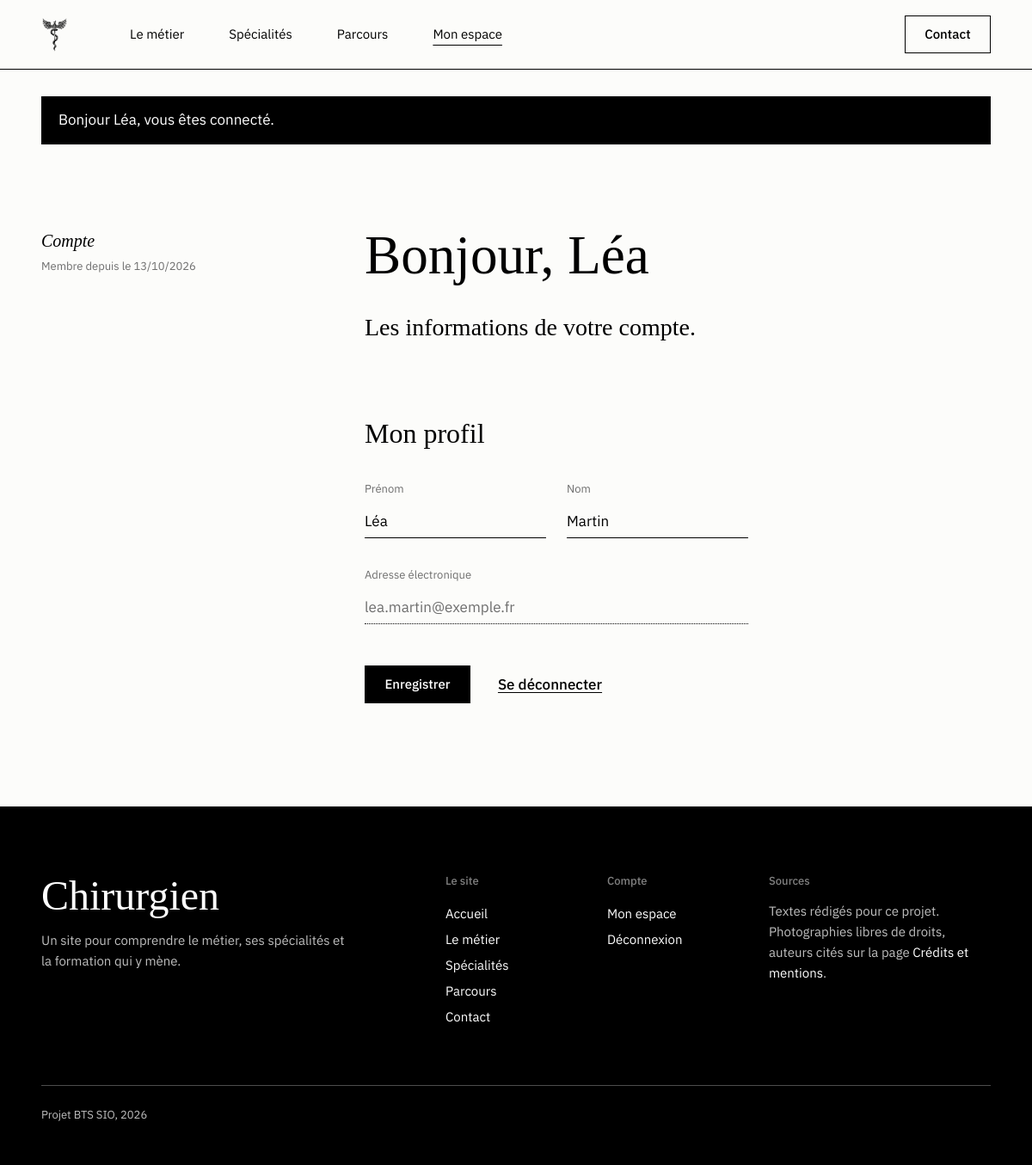
The page /pages/espace.php (signed in) on the database its author committed.
### tables this page shows
CREATE TABLE utilisateur (
    id_utilisateur   SERIAL,
    prenom           VARCHAR(50)  NOT NULL,
    nom              VARCHAR(50)  NOT NULL,
    email            VARCHAR(150) NOT NULL,
    mot_de_passe     VARCHAR(255) NOT NULL,
    date_inscription DATETIME     NOT NULL DEFAULT CURRENT_TIMESTAMP,
    CONSTRAINT pk_utilisateur       PRIMARY KEY (id_utilisateur),
    CONSTRAINT uq_utilisateur_email UNIQUE (email),
    CONSTRAINT ck_utilisateur_email CHECK (email LIKE '%_@_%._%')
);

### pages/espace.php (the view, shortened to what this page needs)
<?php
require_once '../includes/db.php';
$id_utilisateur = $_SESSION['id_utilisateur'];
$erreurs = [];
$requete = $pdo->prepare('SELECT prenom, nom, email, date_inscription FROM utilisateur WHERE id_utilisateur = :id');
$requete->execute(['id' => $id_utilisateur]);
$profil = $requete->fetch();
$date_inscription = date('d/m/Y', strtotime($profil['date_inscription']));
include '../includes/header.php';
?>
<section class="page-entete">
    <div class="conteneur-site">
        <div class="row">
            <div class="col-lg-3">
                <p class="planche-numero">Compte</p>
                <p class="planche-legende">Membre depuis le <?= $date_inscription ?></p>
            </div>
            <div class="col-lg-8 offset-lg-1">
                <h1 class="page-titre">Bonjour, <?= htmlspecialchars($profil['prenom']) ?></h1>
                <p class="texte-chapeau">Les informations de votre compte.</p>
            </div>
        </div>
    </div>
</section>
<section class="planche planche-serree" aria-labelledby="profil-titre">
    <div class="conteneur-site">
        <div class="row">
            <div class="col-lg-5 offset-lg-4">
                <h2 class="titre-sous-section" id="profil-titre">Mon profil</h2>
                <form class="formulaire" method="post" action="espace.php" novalidate>
                    <div class="row">
                        <div class="col-md-6 formulaire-champ">
                            <label class="form-label" for="prenom">Prénom</label>
                            <input class="form-control<?= isset($erreurs['prenom']) ? ' is-invalid' : '' ?>"
                                   type="text" id="prenom" name="prenom" maxlength="50" required
                                   value="<?= htmlspecialchars($profil['prenom']) ?>">
                        </div>
                        <div class="col-md-6 formulaire-champ">
                            <label class="form-label" for="nom">Nom</label>
                            <input class="form-control<?= isset($erreurs['nom']) ? ' is-invalid' : '' ?>"
                                   type="text" id="nom" name="nom" maxlength="50" required
                                   value="<?= htmlspecialchars($profil['nom']) ?>">
                        </div>
                    </div>
                    <div class="formulaire-champ">
                        <label class="form-label" for="email-lecture">Adresse électronique</label>
                        <input class="form-control" type="email" id="email-lecture"
                               value="<?= htmlspecialchars($profil['email']) ?>" readonly>
                    </div>
                    <div class="fiche-actions">
                        <button class="btn btn-plein" type="submit">Enregistrer</button>
                        <a class="lien-texte" href="deconnexion.php">Se déconnecter</a>
                    </div>
                </form>
            </div>
        </div>
    </div>
</section>
<?php include '../includes/footer.php'; ?>

### css/style.css (style rules this page uses)
:root { --couleur-fond: #fcfcfa; --couleur-encre: #000000; --couleur-texte: #1f1f1f; --couleur-gris: #6e6e6e; --couleur-blanc: #ffffff; --couleur-erreur: #b3261e; --couleur-gris-clair: #e6e6e3; --voile-hero: rgba(0, 0, 0, 0.4); --police-titre: "Instrument Serif", Georgia, "Times New Roman", serif; --police-texte: "IBM Plex Sans", "Helvetica Neue", Arial, sans-serif; --taille-legende: 0.8125rem; --taille-texte: 1.0625rem; --taille-chapeau: clamp(1.375rem, 1.1rem + 1vw, 1.75rem); --taille-titre: clamp(2.25rem, 1.4rem + 3.4vw, 4rem); --taille-hero: clamp(4.5rem, 17vw, 15rem); --marge-laterale: clamp(1.25rem, 4vw, 3.5rem); --espace-section: clamp(5rem, 10vw, 9rem); --hauteur-entete: 5rem; --filet: 1px solid var(--couleur-encre); }
:root { --bs-body-bg: var(--couleur-fond); --bs-body-color: var(--couleur-texte); --bs-body-font-family: var(--police-texte); --bs-body-font-size: var(--taille-texte); --bs-body-line-height: 1.6; --bs-emphasis-color: var(--couleur-encre); --bs-secondary-color: var(--couleur-gris); --bs-link-color: var(--couleur-encre); --bs-link-color-rgb: 0, 0, 0; --bs-link-hover-color: var(--couleur-encre); --bs-link-hover-color-rgb: 0, 0, 0; --bs-border-color: var(--couleur-encre); --bs-border-radius: 0; --bs-border-radius-sm: 0; --bs-border-radius-lg: 0; --bs-box-shadow: none; --bs-focus-ring-color: rgba(0, 0, 0, 0.35); }
html { scroll-behavior: smooth; }
body { -webkit-font-smoothing: antialiased; }
h1, h2, h3 { font-family: var(--police-titre); font-weight: 400; color: var(--couleur-encre); line-height: 1.05; }
p { max-width: 38em; }
a { text-underline-offset: 0.2em; text-decoration-thickness: 1px; }
.conteneur-site { width: 100%; max-width: 90rem; margin-inline: auto; padding-inline: var(--marge-laterale); }
.btn { --bs-btn-font-family: var(--police-texte); --bs-btn-font-size: 0.9375rem; --bs-btn-font-weight: 500; --bs-btn-padding-x: 1.4rem; --bs-btn-padding-y: 0.6rem; --bs-btn-border-width: 1px; --bs-btn-border-radius: 0; --bs-btn-box-shadow: none; transition: background-color 0.2s ease, color 0.2s ease; }
.btn-plein { --bs-btn-color: var(--couleur-blanc); --bs-btn-bg: var(--couleur-encre); --bs-btn-border-color: var(--couleur-encre); --bs-btn-hover-color: var(--couleur-encre); --bs-btn-hover-bg: transparent; --bs-btn-hover-border-color: var(--couleur-encre); --bs-btn-active-color: var(--couleur-encre); --bs-btn-active-bg: transparent; }
.lien-texte { color: var(--couleur-encre); font-weight: 500; }
.planche { padding-block: var(--espace-section); scroll-margin-top: var(--hauteur-entete); }
.planche-numero { font-family: var(--police-titre); font-style: italic; font-size: 1.25rem; color: var(--couleur-encre); margin-bottom: 0.25rem; }
.planche-legende { font-size: var(--taille-legende); color: var(--couleur-gris); }
.texte-chapeau { font-family: var(--police-titre); font-size: var(--taille-chapeau); line-height: 1.35; color: var(--couleur-encre); margin-bottom: 2.5rem; max-width: 30em; }
.page-entete { padding-block: clamp(3.5rem, 8vw, 7rem) clamp(2rem, 4vw, 3.5rem); }
.page-titre { font-size: var(--taille-titre); margin-bottom: 2rem; }
.planche-serree { padding-top: 0; }
.titre-sous-section { font-size: 2rem; margin-bottom: 1.5rem; }
.fiche-actions { display: flex; flex-wrap: wrap; align-items: center; gap: 1rem 2rem; margin-top: 3rem; }
.form-label { font-size: var(--taille-legende); color: var(--couleur-gris); }
.form-select, .form-control { border: 0; border-bottom: var(--filet); border-radius: 0; background-color: transparent; padding-inline: 0; font-size: var(--taille-texte); color: var(--couleur-encre); }
.formulaire { margin-top: 2rem; }
.formulaire-champ { margin-bottom: 1.75rem; }
:root { --bs-form-invalid-color: var(--couleur-erreur); --bs-form-invalid-border-color: var(--couleur-erreur); }
.form-control[readonly] { color: var(--couleur-gris); border-bottom-style: dotted; }

### rows shown on the page
utilisateur: date_inscription "13/10/2026", prenom "Léa", nom "Martin", email "lea.martin@exemple.fr"

### other values the page prints
$lien[0] "Le métier"
$lien[0] "Spécialités"
$lien[0] "Parcours"
$lien[0] "Mon espace"
$message_flash "Bonjour Léa, vous êtes connecté."
